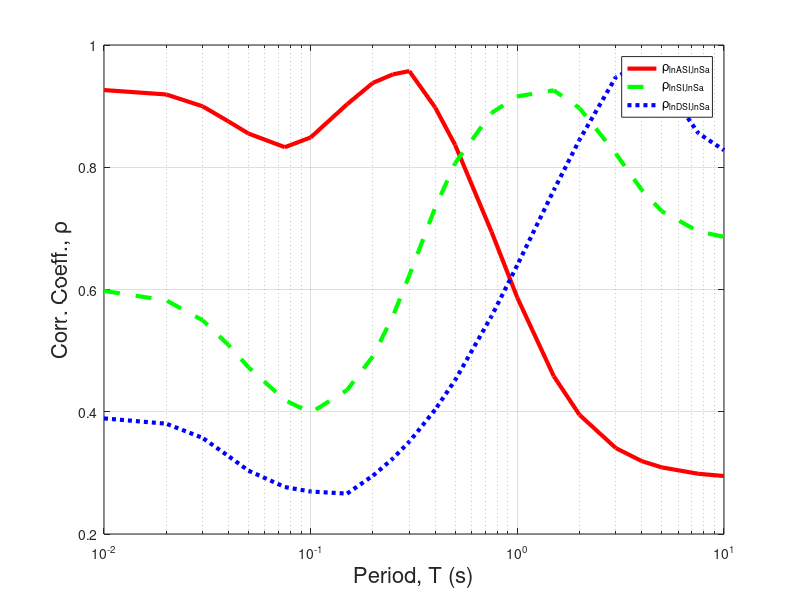

This chart was generated by the following MATLAB code:
function CompareCorrelationsWithSA

%Purpose: To compare the correlations of ASI, SI, and DSI with SA as a
%function of SA period

T=[0.01	0.02	0.03	0.04	0.05	0.075	0.1	0.15	0.2	0.25	0.3	0.4	0.5	0.75	1	1.5	2	3	4	5	7.5	10];

for i=1:length(T)
    a=[0.39 0.19 0.98];
    b=[0.265 1.20 0.82];
    c=[0.04 1.2 6.1];
    d=[1.8 0.6 3];
    e=[0.15 3.4 10];
    for j=1:3
        if T(i)<=e(j)
            %mean
            rho_DSI_SA_fit(i,1)=(a(j)+b(j))/2-(a(j)-b(j))/2*tanh(d(j)*log((T(i)/c(j))));
            break
        end
    end
end

%parametric fit
% ASI,SA
for i=1:length(T)
    %a=value for x'=0; b=value for x'=1; c=x' value at midpoint between a
    %and b; e=controls slope; f=controls log scaling
    a_1=[0.927 0.823 1.05];
    b_1=[0.823 0.962 0.29];
    c_1=[0.04 0.14 0.8];
    d_1=[1.8 2.2 1.0];
    e_1=[0.075 0.3 10];
    for j=1:3
        if T(i)<=e_1(j)
            %mean
            rho_ASI_SA_fit(i,1)=(a_1(j)+b_1(j))/2-(a_1(j)-b_1(j))/2*tanh(d_1(j)*log((T(i)/c_1(j)))); 
            break
        end
    end
end
% SI,SA
for i=1:length(T)
    a_2=[0.6 0.38 0.95];
    b_2=[0.38 0.94 0.68];
    c_2=[0.045 0.33 3.10];
    d_2=[1.5 1.4 1.6];
    e_2=[0.1 1.4 10];
    for j=1:3
        if T(i)<=e_2(j)
            %mean
            rho_SI_SA_fit(i,1)=(a_2(j)+b_2(j))/2-(a_2(j)-b_2(j))/2*tanh(d_2(j)*log((T(i)/c_2(j)))); 
            break
        end
    end
end

%plot
fig1=figure(1)
axes('Parent',gcf,'FontSize',16);
semilogx(T,rho_ASI_SA_fit,'LineWidth',3,'LineStyle','-','Color',[1 0 0]); hold on;
semilogx(T,rho_SI_SA_fit,'LineWidth',3,'LineStyle','--','Color',[0 1 0]);
semilogx(T,rho_DSI_SA_fit,'LineWidth',3,'LineStyle',':','Color',[0 0 1]);
legend('\rho_{lnASI,lnSa}','\rho_{lnSI,lnSa}','\rho_{lnDSI,lnSa}');
xlabel('Period, T (s)','FontSize',16); ylabel('Corr. Coeff., \rho','FontSize',16);
grid on;
